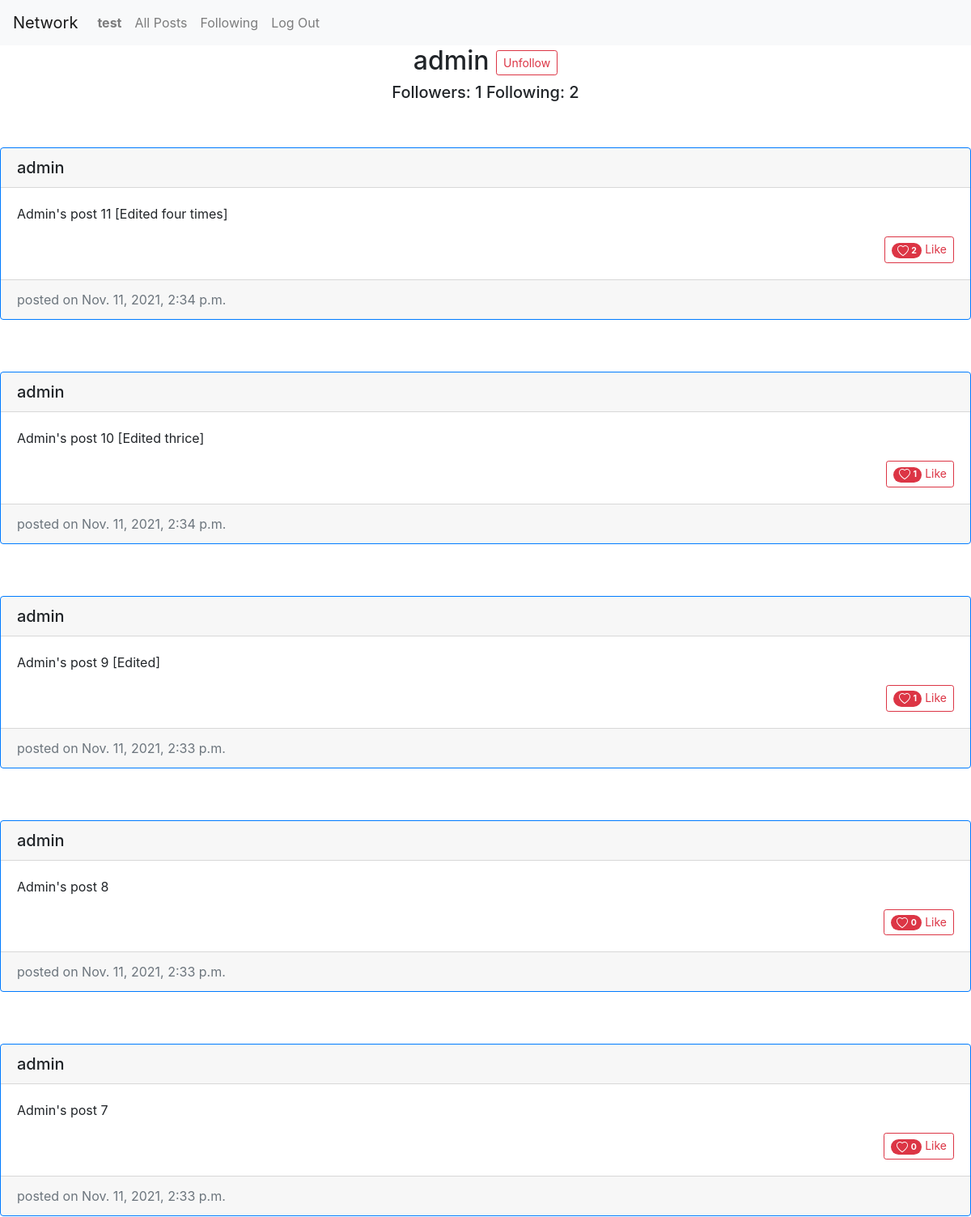
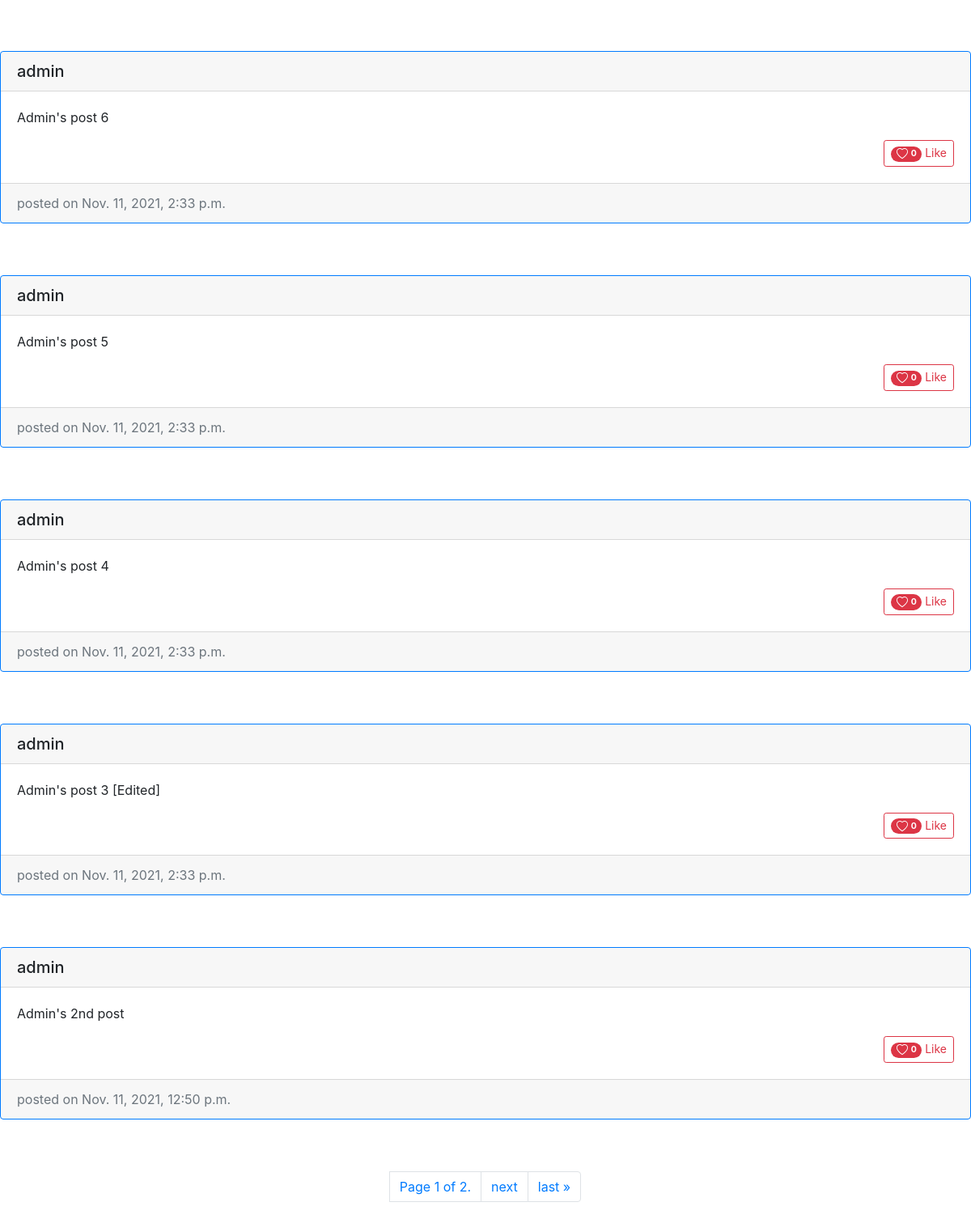
Page /user/admin (signed in) on the earlier database version (2 pictures, top to bottom).
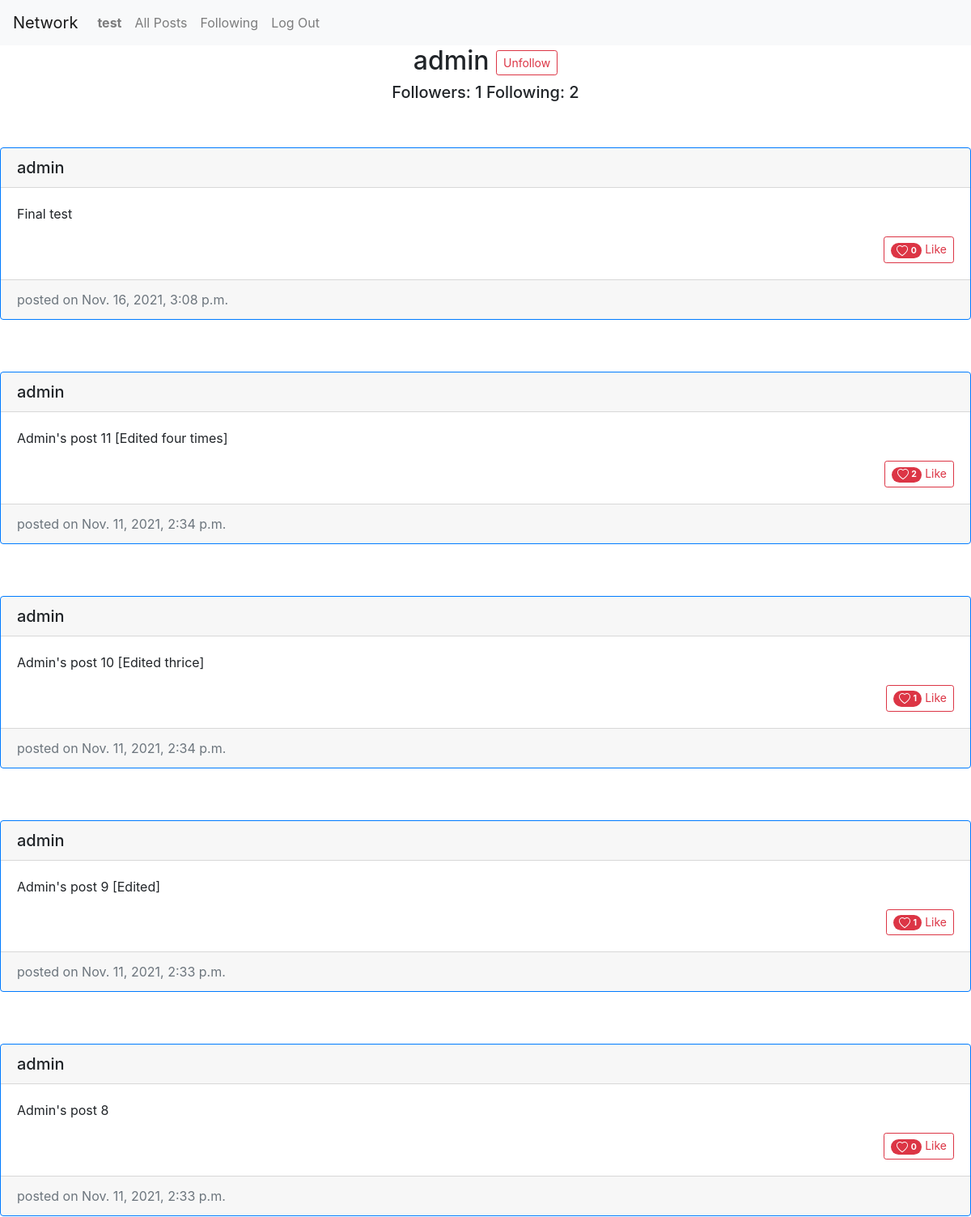
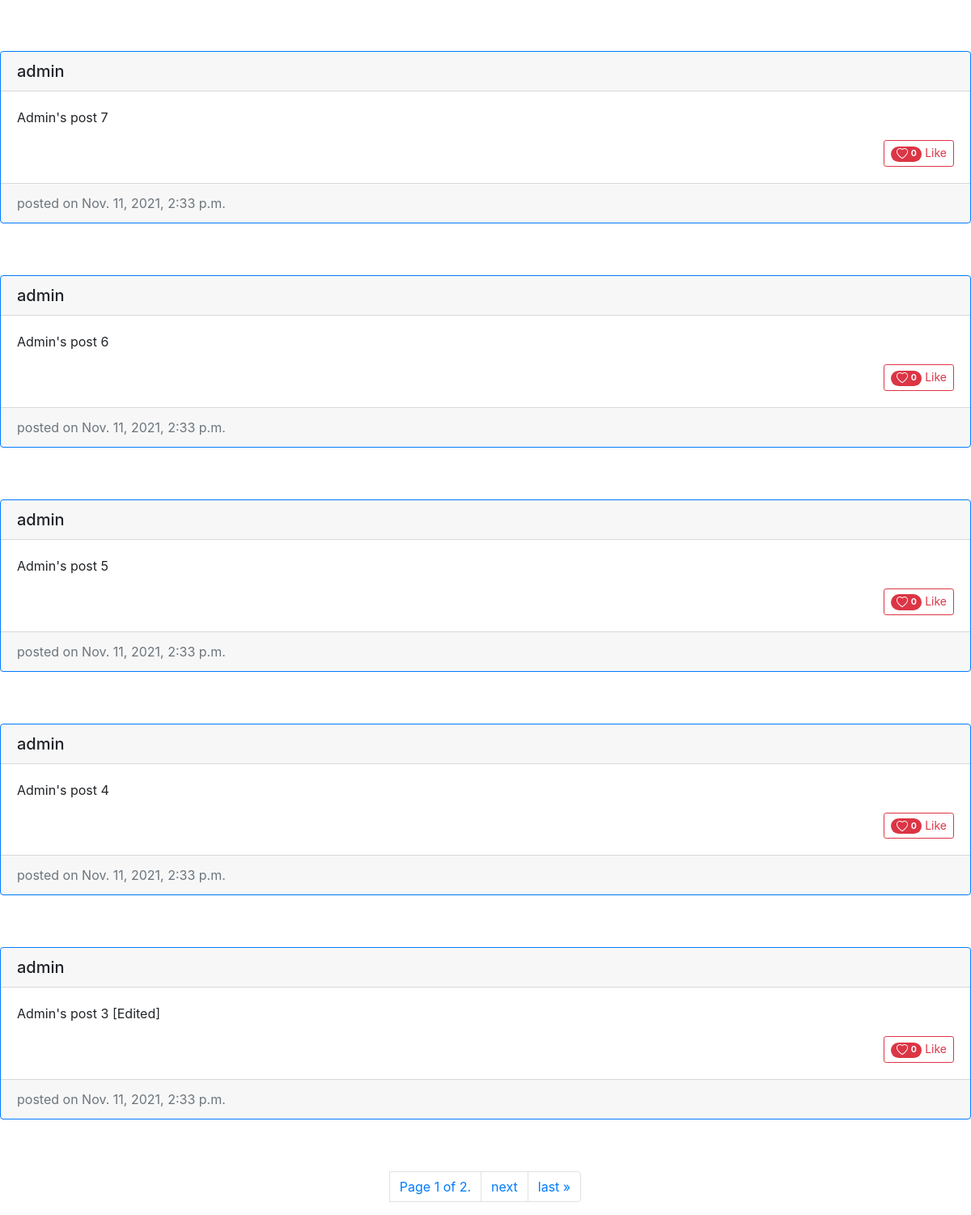
Same page on the later database version (2 pictures, top to bottom).
### network/models.py (models this page shows)
class User(AbstractUser):
    pass

class Post(models.Model):
    user = models.ForeignKey(User, on_delete=models.CASCADE)
    body = models.TextField()
    likes = models.ManyToManyField(User, related_name = 'likes', blank=True)
    likes_count = models.IntegerField(default=0)
    date_added = models.DateTimeField(auto_now_add=True, null=True)

### network/views.py (the view)
# urls.py: path("user/<slug>", views.user_profile, name="user-profile"),
@login_required
def user_profile(request, slug):
    profile_user = User.objects.get(username=slug)
    if profile_user:
        try:
            posts = Post.objects.filter(user=profile_user).order_by('-date_added')
            likes_posts = []
            for post in posts:
                likes = User.objects.filter(likes__id=post.id)
                new_object = {
                    'likes': likes,
                    'post': post
                }
                likes_posts.append(new_object)
            print(likes_posts[0]['likes'])
            paginator = Paginator(likes_posts, 10)
            page_number = request.GET.get('page')
            page_obj = paginator.get_page(page_number)
            followee = Follower.objects.get(user=profile_user)
            followers = len(User.objects.filter(followers__id=followee.id))
            following = len(User.objects.filter(following__id=followee.id))
            followed = User.objects.filter(followers__id=followee.id, id=request.user.id)
            context = {
                'followed': followed,
                'followers': followers,
                'following': following,
                'page_obj': page_obj,
                'likes_posts': likes_posts,
                'profile_user': profile_user
            }
        except IntegrityError:
            pass
        return render(request, "network/user-profile.html", context)
    else:
        pass

### network/templates/network/user-profile.html (shortened to what this page needs)
{% extends "network/layout.html" %}
{% block body %}
    {% if user.is_authenticated %}
    <div>
        <h2 class="text-center">
            {{ profile_user.username }}
            <span>
            {% if user != profile_user %}
                {% if followed %}
                    <a class="like btn btn-outline-danger btn-sm" href="{% url 'follow-or-unfollow' profile_user.username %}">Unfollow</a>
                {% else %}
                    <a class="like btn btn-outline-primary btn-sm" href="{% url 'follow-or-unfollow' profile_user.username %}">Follow</a>
                {% endif %}
            {% endif %}
            </span>
        </h2>
    </div>
    <h5 class="text-center">
        <span>
            Followers: {{ followers }}
        </span>
        <span>
            Following: {{ following }}
        </span>
    </h5>
    <br>
    <br>
    <div>
        {% if likes_posts %}
            {% for post in page_obj %}
            <div class="card border-primary mb-3">
                <h5 class="card-header card-title">{{ post.post.user }}</h5>
                <div class="card-body">
                    <p class="card-text" id="body{{post.post.id}}">
                        {{ post.post.body }}
                    </p>
                    <div class="float-right">
                        <a class="like btn btn-outline-danger btn-sm" href="{% url 'like-or-unlike' post.post.id %}" id="post-{{ post.post.id }}">
                            <span class="badge badge-pill badge-danger">
                                 {{ post.likes|length }}</span>
                            {% if user in post.likes %}
                                Unlike
                            {% else %}
                                Like
                            {% endif %}
                        </a>
                    </div>
                </div>
                <div class="card-footer text-muted">posted on {{ post.post.date_added }}</div>
            </div>
            <br>
            <br>
            {% endfor %}
            <nav aria-label="Page navigation example">
                <ul class="pagination justify-content-center">
                    <span class="current page-link">
                        Page {{ page_obj.number }} of {{ page_obj.paginator.num_pages }}.
                    </span>
                    {% if page_obj.has_next %}
                    <li class="page-item"><a class="page-link" href="?page={{ page_obj.next_page_number }}">next</a></li>
                    <li class="page-item"><a class="page-link" href="?page={{ page_obj.paginator.num_pages }}">last &raquo;</a></li>
                    {% endif %}
                </ul>
            </nav>
        {% endif %}
    </div>
    {% endif %}
{% endblock %}

### network/templates/network/layout.html (shortened to what this page needs)
{% load static %}
<!DOCTYPE html>
<html lang="en">
    <head>
        <link rel="stylesheet" href="https://stackpath.bootstrapcdn.com/bootstrap/4.4.1/css/bootstrap.min.css">
        <link href="{% static 'network/styles.css' %}" rel="stylesheet">
    </head>
    <body>
        <nav class="navbar navbar-expand-lg navbar-light bg-light">
            <a class="navbar-brand" href="#">Network</a>
            <div>
              <ul class="navbar-nav mr-auto">
                {% if user.is_authenticated %}
                    <li class="nav-item">
                        <a class="nav-link" href="{% url 'user-profile' user.username %}"><strong>{{ user.username }}</strong></a>
                    </li>
                {% endif %}
                <li class="nav-item">
                  <a class="nav-link" href="{% url 'index' %}">All Posts</a>
                </li>
                {% if user.is_authenticated %}
                    <li class="nav-item">
                        <a class="nav-link" href="{% url 'following' %}">Following</a>
                    </li>
                    <li class="nav-item">
                        <a class="nav-link" href="{% url 'logout' %}">Log Out</a>
                    </li>
                {% endif %}
              </ul>
            </div>
          </nav>
        <div class="body">
            {% block body %}
            {% endblock %}
        </div>
    </body>
</html>

Differences in the rows shown:
no longer on this page (row unchanged): Post: post.user "admin", post.body "Admin's 2nd post", likes|length "0", post.date_added "Nov. 11, 2021, 12:50 p.m."
added Post: post.user "admin", post.body "Final test", likes|length "0", post.date_added "Nov. 16, 2021, 3:08 p.m."
